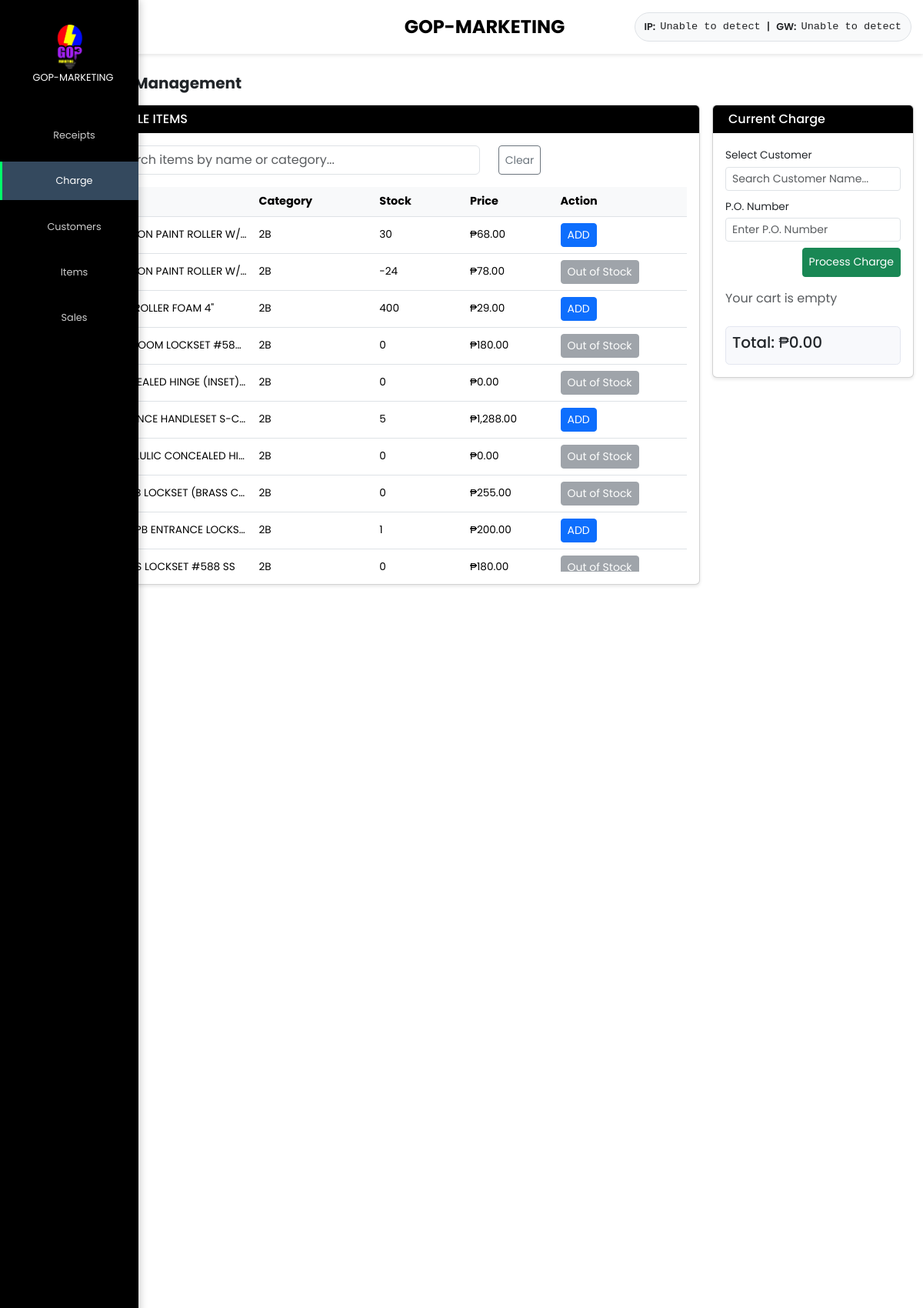
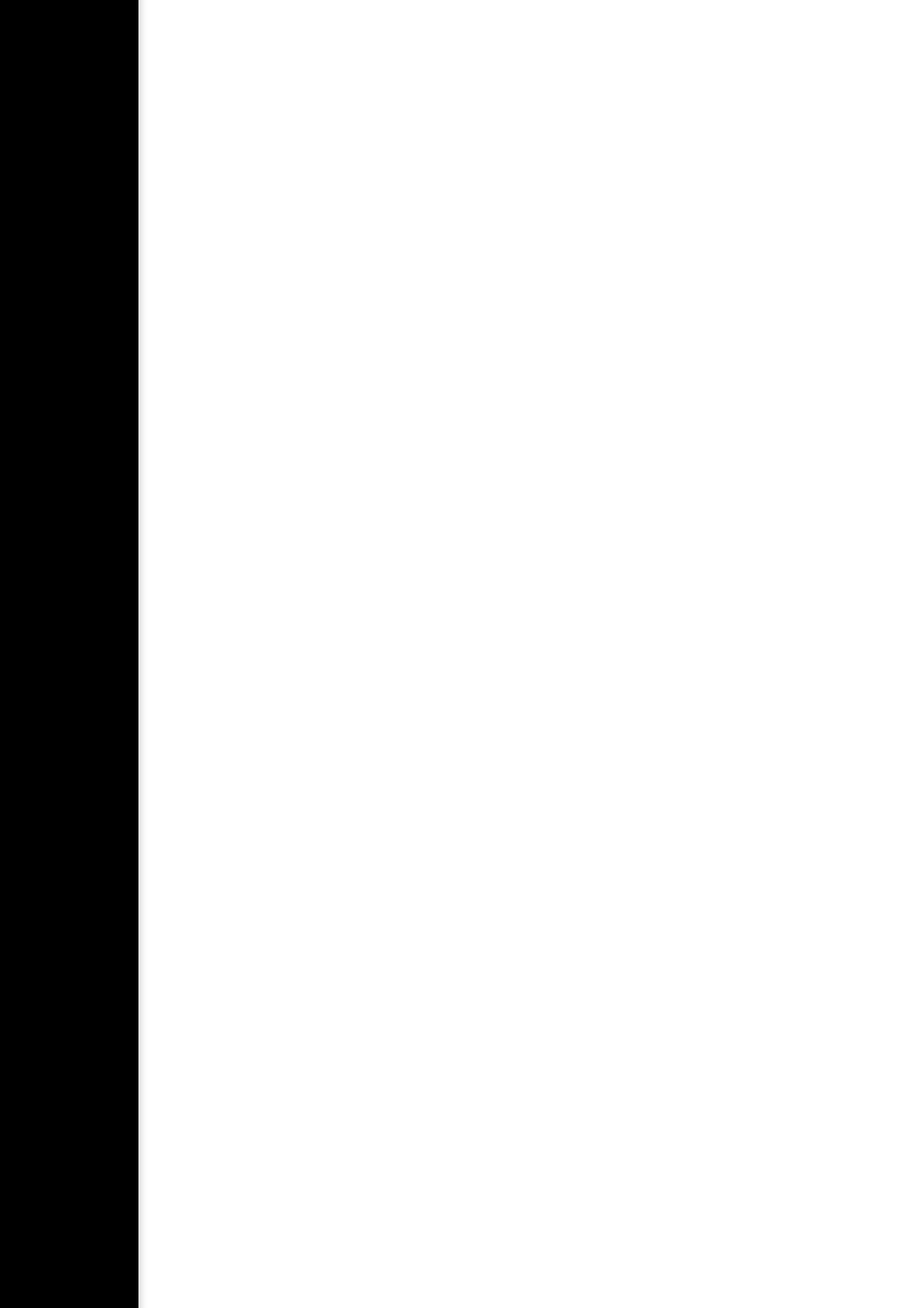
Screenshot of /views/charge/charge.php (signed in, upper part) with the database file from the repository (2 pictures, top to bottom).
### tables this page shows
CREATE TABLE `items` (
  `id` int(11) NOT NULL,
  `stock` int(255) NOT NULL,
  `sold_by` varchar(255) NOT NULL,
  `name` varchar(255) NOT NULL,
  `category` varchar(255) NOT NULL,
  `cost` double(50,2) NOT NULL,
  `price` double(50,2) NOT NULL
);

### connection/DBConnection.php (called while the page is built, shortened)
<?php
class DBConnection {
    private $host = "localhost";
    private $username = "root";
    private $password = "";
    private $database = "gop_marketing_db";
    private $conn;
    public function __construct() {
        try {
            $this->conn = new mysqli($this->host, $this->username, $this->password, $this->database);
        } catch (Exception $e) {
            die("Database Connection Error: " . $e->getMessage());
        }
    }
    public function getConnection() {
        return $this->conn;
    }
}
?>

### controller/backend_charge.php (called while the page is built, shortened)
<?php
require_once __DIR__ . '/../connection/DBConnection.php';
class ChargeController
{
    private $conn;
    public function __construct()
    {
        $db = new DBConnection();
        $this->conn = $db->getConnection();
    }
    public function getAllItems()
    {
        $sql = "SELECT id, name, category, stock, price FROM items ORDER BY name ASC";
        $result = $this->conn->query($sql);
        $items = [];
        if ($result->num_rows > 0) {
            while ($row = $result->fetch_assoc()) {
                $items[] = $row;
            }
        }
        return $items;
    }
}

### views/charge/charge.php (the view, shortened to what this page needs)
<?php
require_once __DIR__ . '/../../controller/backend_charge.php';
$chargeController = new ChargeController();
$items = $chargeController->getAllItems();
$selectedCustomerName = "";
?>
<!DOCTYPE html>
<html lang="en">
<head>
    <link rel="stylesheet" href="../../styles/sidebar.css">
    <link rel="stylesheet" href="../../styles/charge.css">
    <link rel="stylesheet" href="../../styles/header.css">
    <link rel="stylesheet" href="../../bootstrap-5.3.6/css/bootstrap.min.css">
</head>
<body>
    <?php require_once '../renderParts/header.php'; ?>
    <?php require_once '../renderParts/sidebar.php'; ?>
    <main class="main-content">
        <div class="container">
            <div class="row gx-3">
                <div class="mb-2">
                    <h5 class="text-start fw-bold"><span class="text-danger fw-bolder">Charge</span> Management</h5>
                </div>
                <div class="col-lg-9 col-md-8">
                    <div class="card mb-4">
                        <div class="card-header d-flex align-items-center" style="background-color: #000000; color: white;">
                            <h5 class="card-title mb-0">AVAILABLE ITEMS</h5>
                        </div>
                        <div class="card-body">
                            <div class="search-filter mb-3">
                                <div class="row">
                                    <div class="col-md-8">
                                        <div class="input-group">
                                            <input type="text" class="form-control" id="item-search" placeholder="Search items by name or category...">
                                        </div>
                                    </div>
                                    <div class="col-md-4 d-flex">
                                        <button class="btn btn-outline-secondary btn-sm" id="clear-item-search">
                                            Clear
                                        </button>
                                    </div>
                                </div>
                            </div>
                            <div class="table-responsive">
                                <table class="table table-hover" id="items-table">
                                    <thead>
                                        <tr>
                                            <th>Name</th>
                                            <th>Category</th>
                                            <th>Stock</th>
                                            <th>Price</th>
                                            <th>Action</th>
                                        </tr>
                                    </thead>
                                    <tbody>
                                        <?php foreach ($items as $item): ?>
                                            <tr>
                                                <td><?php echo $item['name']; ?></td>
                                                <td><?php echo $item['category']; ?></td>
                                                <td><?php echo $item['stock']; ?></td>
                                                <td>₱<?php echo number_format($item['price'], 2); ?></td>
                                                <td>
                                                    <?php if ($item['stock'] > 0): ?>
                                                        <button class="btn btn-sm btn-primary add-item"
                                                            data-id="<?php echo $item['id']; ?>"
                                                            data-name="<?php echo $item['name']; ?>"
                                                            data-price="<?php echo $item['price']; ?>"
                                                            data-stock="<?php echo $item['stock']; ?>">
                                                            ADD
                                                        </button>
                                                    <?php else: ?>
                                                        <button class="btn btn-sm btn-secondary" disabled>
                                                            Out of Stock
                                                        </button>
                                                    <?php endif; ?>
                                                </td>
                                            </tr>
                                        <?php endforeach; ?>
                                    </tbody>
                                </table>
                            </div>
                        </div>
                    </div>
                </div>
                <div class="col-lg-3 col-md-4">
                    <div class="card">
                        <div class="card-header d-flex align-items-center" style="background-color: #000000; color: white;">
                            <h5 class="card-title mb-0">Current Charge</h5>
                        </div>
                        <div class="card-body">
                            <div class="mb-3">
                                <div class="mb-2">
                                    <label for="customer" class="form-label small">Select Customer</label>
                                    <div class="dropdown">
                                        <input type="text" class="form-control form-control-sm" id="customer" placeholder="Search Customer Name..." autocomplete="off" value="<?php echo htmlspecialchars($selectedCustomerName); ?>" data-bs-toggle="dropdown" aria-expanded="false">
                                    </div>
                                </div>
                                <div class="mb-2">
                                    <label for="po_number" class="form-label small">P.O. Number</label>
                                    <input type="text" class="form-control form-control-sm" id="po_number" placeholder="Enter P.O. Number">
                                </div>
                                <div class="d-flex justify-content-end mb-2">
                                    <button id="process-charge" class="btn btn-success btn-sm">Process Charge</button>
                                </div>
                            </div>
                            <div id="cart-items" class="mb-2">
                            </div>
                            <div class="total-section">
                                <h5>Total: ₱<span id="total-amount">0.00</span></h5>
                            </div>
                        </div>
                    </div>
                </div>
            </div>
        </div>
    </main>
</body>
</html>

### styles/sidebar.css (style rules this page uses)
body { margin-left: 80px; transition: margin-left 0.3s ease; }
.container { margin-left: 80px; width: calc(100% - 80px); transition: margin-left 0.3s ease, width 0.3s ease; }

### styles/charge.css (style rules this page uses)
* { margin: 0; padding: 0; box-sizing: border-box; }
.main-content { padding-top: 1rem; padding-left: 80px; }
.card { box-shadow: 0 2px 4px rgba(0, 0, 0, 0.1); }
.container { max-width: 1400px; width: 100%; padding: 0 15px; }
.total-section { background-color: #f8f9fc; padding: 0.75rem; border-radius: 0.35rem; margin-top: 1rem; border: 1px solid #e3e6f0; }
#cart-items { max-height: 50vh; overflow-y: auto; padding-right: 5px; }
.table-responsive { max-height: 600px; overflow-y: auto; }
.table-responsive table { table-layout: fixed; width: 100%; }
.table-responsive thead th { position: sticky; top: 0; background-color: #f8f9fa; z-index: 1; font-size: 0.9rem; }
.table-responsive tbody td { font-size: 0.85rem; vertical-align: middle; white-space: nowrap; overflow: hidden; text-overflow: ellipsis; }
#items-table th:nth-child(1), #items-table td:nth-child(1) { width: 28%; }
#items-table th:nth-child(2), #items-table td:nth-child(2) { width: 20%; }
#items-table th:nth-child(3), #items-table td:nth-child(3), #items-table th:nth-child(4), #items-table td:nth-child(4) { width: 15%; }
#items-table th:nth-child(5), #items-table td:nth-child(5) { width: 22%; }
#process-charge { min-width: 120px; height: 38px; }
@media (max-width: 1366px) { .container { max-width: 1200px; } }
@media (max-width: 1366px) { .card-header h5 { font-size: 1rem; } }
@media (max-width: 1366px) { .card-body { padding: 0.75rem; } }
@media (max-width: 1366px) { .table-responsive { max-height: 500px; } }
@media (max-width: 1366px) { .btn-sm { padding: 0.25rem 0.4rem; font-size: 0.75rem; } }
@media (max-width: 1366px) { .form-control, .input-group-text { font-size: 0.85rem; padding: 0.25rem 0.5rem; } }
@media (max-width: 1366px) { label.form-label { font-size: 0.85rem; margin-bottom: 0.25rem; } }
@media (max-width: 1200px) { .container { max-width: 100%; padding: 0 10px; } }
@media (max-width: 1200px) { #cart-items { max-height: 40vh; } }
@media (max-width: 1200px) { .total-section { margin-top: 0.5rem; padding: 0.5rem; } }

### styles/header.css (style rules this page uses)
* { font-family: "Poppins", sans-serif; }
.container { margin-top: 80px; }

### rows the page displays
items: name "2B ACRYLON PAINT ROLLER W/…", category "2B", stock "30", price "68.00"
items: name "2B ACRYLON PAINT ROLLER W/…", category "2B", stock "-24", price "78.00", shows "Out of Stock"
items: name "2B BABY ROLLER FOAM 4\"", category "2B", stock "400", price "29.00"
items: name "2B BATHROOM LOCKSET #58…", category "2B", stock "0", price "180.00", shows "Out of Stock"
items: name "2B CONCEALED HINGE (INSET)…", category "2B", stock "0", price "0.00", shows "Out of Stock"
items: name "2B ENTRANCE HANDLESET S-C…", category "2B", stock "5", price "1,288.00"
items: name "2B HYDRAULIC CONCEALED HI…", category "2B", stock "0", price "0.00", shows "Out of Stock"
items: name "2B L587PB LOCKSET (BRASS C…", category "2B", stock "0", price "255.00", shows "Out of Stock"
items: name "2B L588-PB ENTRANCE LOCKS…", category "2B", stock "1", price "200.00"
items: name "2B L588SS LOCKSET #588 SS", category "2B", stock "0", price "180.00", shows "Out of Stock"

### other values shown
$networkInfo['ip'] "Unable to detect"
$networkInfo['gateway'] "Unable to detect"
